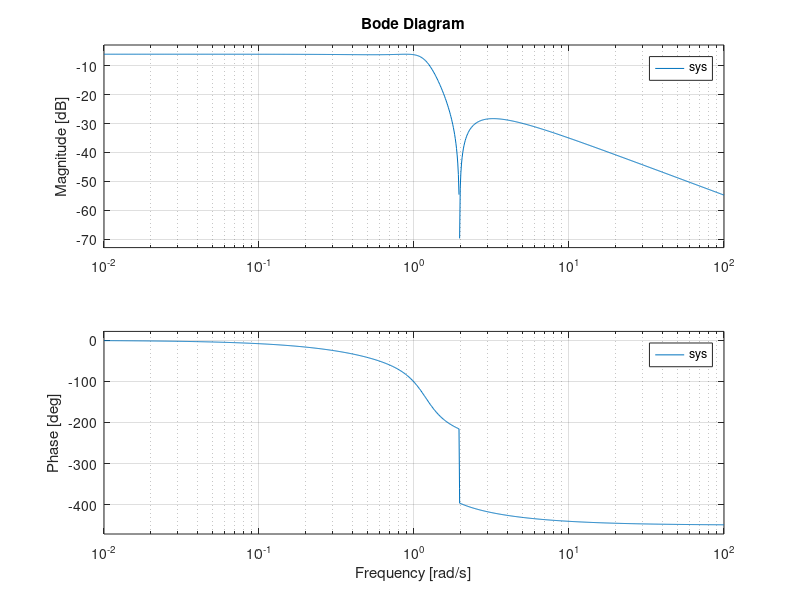

Recreate this plot in MATLAB.
%Transfer Function - VLSI

format long

f = linspace(.01,100,100000);

resultVdb = linspace(1,10000,100000);
resultVp = linspace(1,10000,100000);
s = f.*1j;
%Hz mode
%s= f.2.*pi.*1j;

for z = 1:100000
    
    G1 =1;
    G2 =1;
    L1 = 1.0019*s(z);
    L2 = 1.0019*s(z);
    L3 = 0.2897*s(z);
    C1 = 0.8925*s(z);
    
    T = [G1 0 0 0 1 0 0;
        0 0 0 0 -1 1 1;
        0 0 G2 0 0 -1 0;
        0 0 0 C1 0 0 -1;
        1 -1 0 0 -L1 0 0;
        0 1 -1 0 0 -L2 0;
        0 1 0 -1 0 0 -L3;
        ];
    RHS = [1;0;0;0;0;0;0];
    
    x =T\RHS;
    dbVout = 20*log10(abs(x(3)));
    phaseVout = rad2deg(angle(x(3)));
    resultVdb(z) = dbVout;
    resultVp(z) = phaseVout;


end
    
    hold on
    subplot(2,2,1);
    semilogx(f, resultVdb);
    title('Vout (db)');
    ylabel('Voltage (db)');
    xlabel('Frequency (Hz)');
    subplot(2,2,2);
    semilogx(f, resultVp);
    title('Vout (phase)');
    ylabel('Phase (rad)');
    xlabel('Frequency (Hz)');


%%begin tf calculation

s = [];
D=[];
N=[];
n = 4;
w = exp((2*pi *1i)/(n+1));
for z=0:n
    s(z+1) = w^z;
end
for z=0:n
 
    G1 =1;
    G2 =1;
    L1 = 1.0019*s(z+1);
    L2 = 1.0019*s(z+1);
    L3 = 0.2897*s(z+1);
    C1 = 0.8925*s(z+1);
    
    T = [G1 0 0 0 1 0 0;
        0 0 0 0 -1 1 1;
        0 0 G2 0 0 -1 0;
        0 0 0 C1 0 0 -1;
        1 -1 0 0 -L1 0 0;
        0 1 -1 0 0 -L2 0;
        0 1 0 -1 0 0 -L3;
        ];
    RHS = [1;0;0;0;0;0;0];
    
    x =T\RHS;
   
    D(z+1) = det(T);
    N(z+1) = D(z+1)*x(3);
end



a = [];
for c=0:n
    inter=[];
    for z=0:n 
        inter(z+1) = N(z+1)*(w^(-1*c*z));
    end
    a(c+1) = sum(inter)/(n+1);
end

b = [];
for c=0:n
    inter=[];
    for z=0:n 
        inter(z+1) = D(z+1)*(w^(-c*z));
    end
    b(c+1) = sum(inter)/(n+1);
end


sys = tf(real(flip(a)),real(flip(b)))
%example tf in output and remove zeros
sys = tf([-0.2586 0 -1], [-1.414, -2.306, -2.898, -2])
subplot(2,2,[3,4])
bode(sys)
hold off

